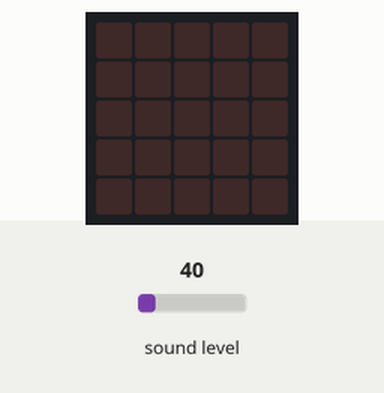
Recording of a program running on a simulated BBC micro:bit (MakeCode). Shown: the board's 5×5 LED display. The inputs (shaded band) are chosen by the test bench; at power-on: sound level 40.

Above: at 1.2 s.
1.3 s: sound level set to 98
3.0 s: sound level set to 103
At 4.2 s:
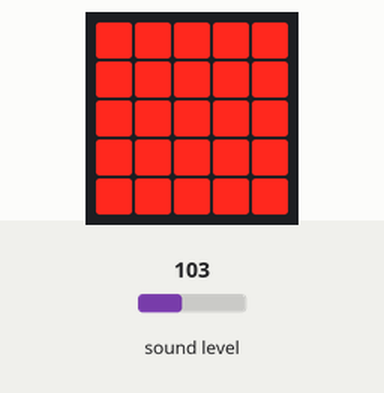
6.0 s: sound level set to 5
7.8 s: sound level set to 128
At 8.7 s:
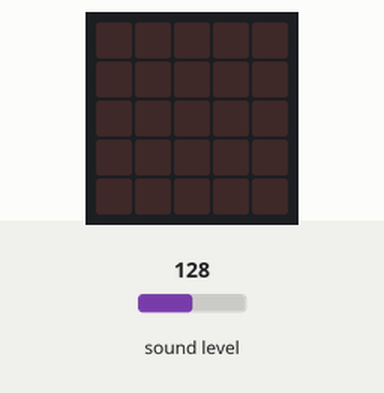
Timing chart, 0 to 10.8 s (numbered marks = the images above; inputs shaded):
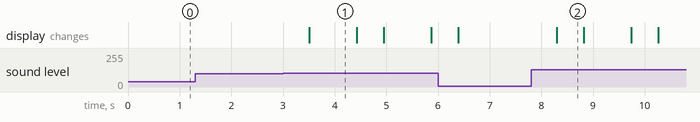

The program:

main.ts
```typescript
let tag = 0
basic.forever(function () {
    if (100 < input.soundLevel()) {
        basic.pause(500)
        if (tag == 0) {
            basic.showLeds(`
                # # # # #
                # # # # #
                # # # # #
                # # # # #
                # # # # #
                `)
            tag = 1
        } else {
            basic.clearScreen()
            tag = 0
        }
    }
})
```

test.ts
```typescript
// 테스트는 여기로 이동합니다; 이 패키지가 확장으로 사용될 때 컴파일되지 않을 것 입니다.
```

Measured:
- the behaviour switches between 100 and 101 on sound level (found by bisection; images 0 and 1)
- after the input at 1.3 s, every drawn part: stays the same
- after the input at 3.0 s, the display: changes after 0.51 s (image 1)
- after the input at 7.8 s, the display: changes after 0.50 s (image 2)
- what the display in image 1 shows lasts 0.9 s, from 3.5 s to 4.4 s
- what the display in image 2 shows lasts 0.5 s, from 8.3 s to 8.8 s
